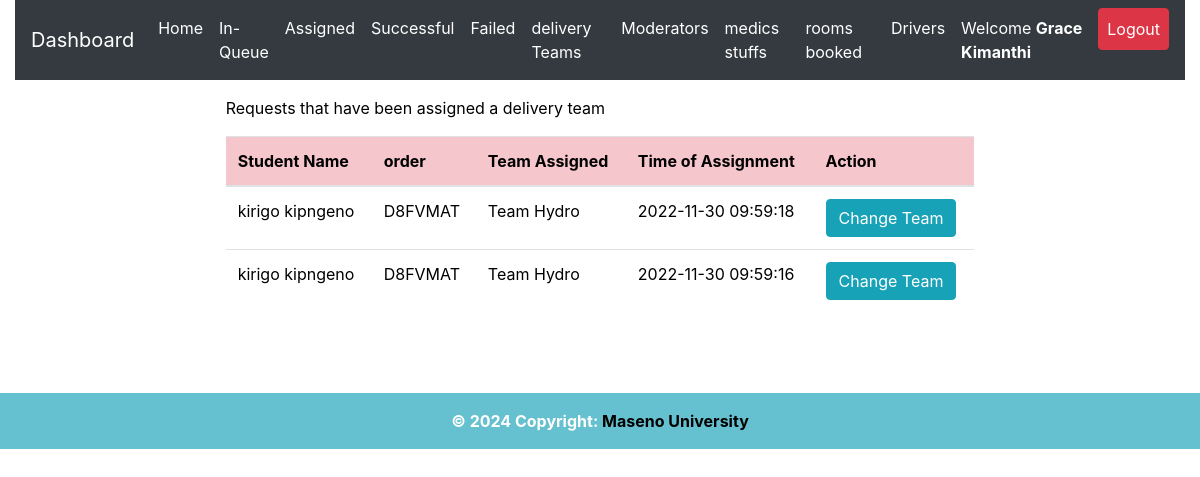
Page /admin/assigned.php (signed in) on the committed database.
### tables this page shows
CREATE TABLE `request_status` (
  `id` int(20) NOT NULL,
  `orderID` varchar(50) NOT NULL,
  `ip_address` varchar(100) NOT NULL,
  `request_latitude` varchar(50) NOT NULL DEFAULT '0',
  `request_longitude` varchar(50) NOT NULL DEFAULT '0',
  `status` varchar(50) DEFAULT 'Pending',
  `food_type` varchar(50) NOT NULL,
  `manual_directions` varchar(500) DEFAULT 'N/A',
  `food_description` varchar(255) DEFAULT 'No Description',
  `admNo` varchar(255) NOT NULL,
  `timestamp` datetime NOT NULL DEFAULT CURRENT_TIMESTAMP
);

CREATE TABLE `users_details` (
  `id` int(20) NOT NULL,
  `regNum` varchar(255) NOT NULL,
  `firstname` varchar(255) NOT NULL,
  `lastname` varchar(255) NOT NULL,
  `emailaddress` varchar(255) NOT NULL,
  `phonenumber` varchar(15) NOT NULL,
  `password` varchar(255) NOT NULL,
  `password_reset_token` varchar(500) DEFAULT NULL,
  `date` datetime NOT NULL DEFAULT CURRENT_TIMESTAMP
);

CREATE TABLE `delivery_team` (
  `id` int(11) NOT NULL,
  `team_id` varchar(50) NOT NULL,
  `team_username` varchar(255) NOT NULL,
  `team_name` varchar(255) NOT NULL,
  `team_phone` int(15) NOT NULL,
  `team_email` varchar(50) NOT NULL,
  `team_password` varchar(255) NOT NULL,
  `password_reset_token` varchar(255) DEFAULT NULL,
  `registration_timestamp` datetime NOT NULL DEFAULT CURRENT_TIMESTAMP
);

CREATE TABLE `delivery_team_tasks` (
  `id` int(10) NOT NULL,
  `food_order_code` varchar(50) NOT NULL,
  `delivery_team_id` varchar(50) NOT NULL,
  `assigning_admin_id` varchar(50) NOT NULL,
  `team_status` varchar(255) NOT NULL DEFAULT 'Unassigned',
  `assignment_time` timestamp NOT NULL DEFAULT CURRENT_TIMESTAMP ON UPDATE CURRENT_TIMESTAMP
);

### admin/assigned.php (the view, shortened to what this page needs)
<?php
include 'server.php';
$admin_identity = $_SESSION['admin_id'];
?>
<!DOCTYPE html>
<html lang="en">
<head>
<?php include './includes/header.php'; ?>
</head>
  <body>
    <?php include './includes/navbar.php'; ?>
  <div class="row m-3">
   <div class="col-md-2"></div>
  <div class="col-md-8">
    <div class="table-responsive-lg">
        <table class="table" style='color:black'>
            <thead>
              <p style='color:black; font-weight:normal'>
              Requests that have been assigned a delivery team
      </p>
                <tr >
                  <th scope="col" class="table-danger">Student Name</th>
                  <th scope="col" class="table-danger">order</th>
                  <th scope="col" class="table-danger">Team Assigned</th>
                  <th scope="col" class="table-danger">Time of Assignment</th>
                  <th scope="col" class="table-danger">Action</th>
                </tr>
              </thead>
              <tbody>
        <?php
        if($admin_identity){
          $data_fetch_query = "SELECT request_status.id, request_status.orderID,request_status.status,
          request_status.admNo,request_status.timestamp,users_details.regNum,users_details.regNum,
          users_details.firstname,users_details.lastname,users_details.phonenumber, delivery_team_tasks.*
          FROM request_status
          INNER JOIN users_details ON request_status.admNo = users_details.regNum
          INNER JOIN delivery_team_tasks ON request_status.orderID = delivery_team_tasks.food_order_code
          WHERE request_status.status ='Assigned' order by  delivery_team_tasks.assignment_time DESC;";
            $data_result = mysqli_query($db, $data_fetch_query);
            if ($data_result->num_rows > 0){
                while($row = $data_result->fetch_assoc()) {
                $fName=$row["firstname"];
                $lName=$row["lastname"];
                $order_code=$row["orderID"];
                $team_id=$row["delivery_team_id"];
                $request_time=$row["assignment_time"];
                $team_fetch = "SELECT * FROM `delivery_team` WHERE `team_id` = '$team_id' ";
                $rslt = mysqli_query($db,  $team_fetch);
                if ($rslt->num_rows > 0){
                  while($row = $rslt->fetch_assoc()) {
                    $team_name = $row["team_name"];
                  }
                }
            echo "<tr style='font-weight:normal'> <td>" .$fName. " ".$lName. "</td>";
            echo "<td>" .$order_code."</td>";
            echo "<td>" .$team_name."</td>";
            echo "<td>" .$request_time."</td>";
            echo "<td>
            <form method ='POST' action='server.php'>
            <input hidden type='text' name='order_code_2' value='$order_code'>
            <input type='submit' data-adminidentity= '$admin_identity' data-previous_team='$team_name' data-ordercode ='$order_code' name='reassign-btn' value='Change Team' class='btn btn-info team_change_button'>
            </form>
            </td> </tr>";
            }
            }else{
            echo "<td>"."No Data is available"."</td>";
            }
            } else{
                echo "<td>"."No Data Found"."</td>";
            }
    ?>
              </tbody>
        </table>
      </div>
      </div>
      <div class="col-md-2"></div>
</div>
<div class="container">
  <div class="row">
    <div class="col-md-3"></div>
    <div class="col-md-6">
    </div>
    <div class="col-md-3"></div>
  </div>
</div>
<?php include './includes/footer.php';?>
  </body>
</html>

### rows in the picture
request_status: admNo.firstname "kirigo", admNo.lastname "kipngeno", orderID "D8FVMAT", delivery_team.team_name "Team Hydro", delivery_team_tasks.assignment_time "2022-11-30 09:59:18", delivery_team_tasks.assignment_time "2022-11-30 09:59:16"

### other values in the picture
$_SESSION['admin_firstname'] "Grace"
$_SESSION['admin_lastname'] "Kimanthi"
